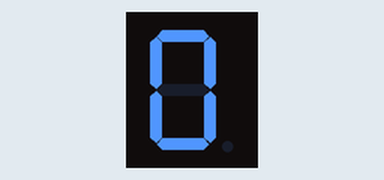
This sketch was run on a simulated Arduino Uno, built with avr-gcc and run on an emulated ATmega328P. Parts: 1-digit seven-segment display. Wiring (inferred from the names in the program): 1-digit 7-segment display, segments lit when HIGH: segments pin 7, pin 6, pin 4, pin 3, pin 2, pin 8, pin 9, pin 5. The segment pins are drawn as the display they are named for.

Above: at 0.1 s.
At 10.1 s:
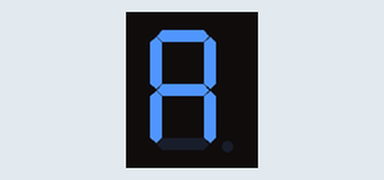
At 12.1 s:
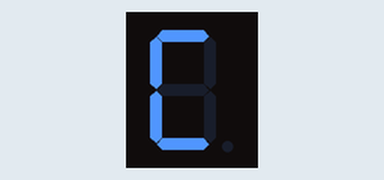
At 13.1 s:
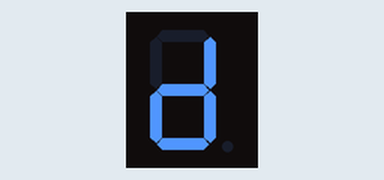
At 14.1 s:
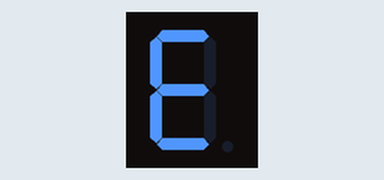
At 15.1 s:
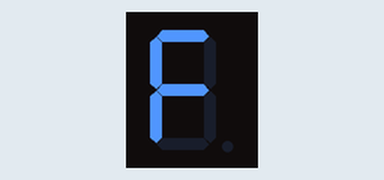

The sketch:

Project_7SegmentDisplay.ino
```cpp
/* 7-Segment Display Counter (0-9)
  Display: 5161AS (Common Cathode)
  Logic: 1 = ON, 0 = OFF
*/

// Map the segments to your specific Arduino pins
// Order: {A, B, C, D, E, F, G, DP}
int segmentPins[] = {7, 6, 4, 3, 2, 8, 9, 5};

// Binary patterns for numbers 0-9
// The order here matches the order in segmentPins: A, B, C, D, E, F, G, DP
byte numbers[16][8] = {
  // A, B, C, D, E, F, G, DP
  {1, 1, 1, 1, 1, 1, 0, 0}, // 0
  {0, 1, 1, 0, 0, 0, 0, 0}, // 1
  {1, 1, 0, 1, 1, 0, 1, 0}, // 2
  {1, 1, 1, 1, 0, 0, 1, 0}, // 3
  {0, 1, 1, 0, 0, 1, 1, 0}, // 4
  {1, 0, 1, 1, 0, 1, 1, 0}, // 5
  {1, 0, 1, 1, 1, 1, 1, 0}, // 6
  {1, 1, 1, 0, 0, 0, 0, 0}, // 7
  {1, 1, 1, 1, 1, 1, 1, 0}, // 8
  {1, 1, 1, 1, 0, 1, 1, 0}, // 9
  {1, 1, 1, 0, 1, 1, 1, 0}, // A
  {0, 0, 1, 1, 1, 1, 1, 0}, // B
  {1, 0, 0, 1, 1, 1, 0, 0}, // C
  {0, 1, 1, 1, 1, 0, 1, 0}, // D
  {1, 0, 0, 1, 1, 1, 1, 0}, // E
  {1, 0, 0, 0, 1, 1, 1, 0}  // F
};

void setup() {
  // Set all segment pins to OUTPUT
  for (int i = 0; i < 8; i++) {
    pinMode(segmentPins[i], OUTPUT);
  }
}

void loop() {
  // Loop through numbers 0 to 9
  for (int num = 0; num < 16; num++) {

    // Write the pattern to the pins
    for (int i = 0; i < 8; i++) {
      digitalWrite(segmentPins[i], numbers[num][i]);
    }

    delay(1000); // Wait 1 second
  }
}
```

Measured:
- by itself, everything shown: repeats every 16.0 s, in 16 steps
- what the display in image 1 shows lasts 1.0 s, from 10.0 s to 11.0 s
